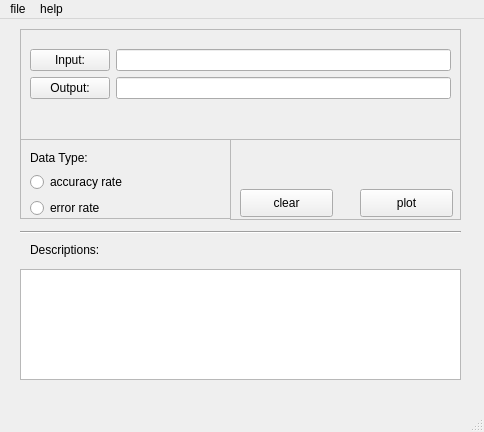
<?xml version="1.0" encoding="UTF-8"?>
<ui version="4.0">
 <class>CdWindow</class>
 <widget class="QMainWindow" name="CdWindow">
  <property name="geometry">
   <rect>
    <x>0</x>
    <y>0</y>
    <width>484</width>
    <height>432</height>
   </rect>
  </property>
  <property name="windowTitle">
   <string>MainWindow</string>
  </property>
  <widget class="QWidget" name="centralwidget">
   <widget class="QFrame" name="frame_file">
    <property name="geometry">
     <rect>
      <x>20</x>
      <y>10</y>
      <width>441</width>
      <height>111</height>
     </rect>
    </property>
    <property name="frameShape">
     <enum>QFrame::StyledPanel</enum>
    </property>
    <property name="frameShadow">
     <enum>QFrame::Raised</enum>
    </property>
    <widget class="QWidget" name="formLayoutWidget">
     <property name="geometry">
      <rect>
       <x>10</x>
       <y>20</y>
       <width>421</width>
       <height>80</height>
      </rect>
     </property>
     <layout class="QFormLayout" name="formLayout">
      <item row="0" column="1">
       <widget class="QLineEdit" name="lineEdit_input"/>
      </item>
      <item row="1" column="1">
       <widget class="QLineEdit" name="lineEdit_output"/>
      </item>
      <item row="0" column="0">
       <widget class="QPushButton" name="pbt_input">
        <property name="text">
         <string>Input:</string>
        </property>
       </widget>
      </item>
      <item row="1" column="0">
       <widget class="QPushButton" name="pbt_output">
        <property name="text">
         <string>Output:</string>
        </property>
       </widget>
      </item>
     </layout>
    </widget>
   </widget>
   <widget class="QFrame" name="frame_dt">
    <property name="geometry">
     <rect>
      <x>20</x>
      <y>120</y>
      <width>211</width>
      <height>80</height>
     </rect>
    </property>
    <property name="frameShape">
     <enum>QFrame::StyledPanel</enum>
    </property>
    <property name="frameShadow">
     <enum>QFrame::Raised</enum>
    </property>
    <widget class="QWidget" name="layoutWidget">
     <property name="geometry">
      <rect>
       <x>10</x>
       <y>10</y>
       <width>133</width>
       <height>69</height>
      </rect>
     </property>
     <layout class="QVBoxLayout" name="verticalLayout">
      <item>
       <widget class="QLabel" name="label_dt">
        <property name="text">
         <string>Data Type:</string>
        </property>
       </widget>
      </item>
      <item>
       <widget class="QRadioButton" name="rbt_ar">
        <property name="text">
         <string>accuracy rate</string>
        </property>
       </widget>
      </item>
      <item>
       <widget class="QRadioButton" name="rbt_er">
        <property name="text">
         <string>error rate</string>
        </property>
       </widget>
      </item>
     </layout>
    </widget>
   </widget>
   <widget class="QFrame" name="frame_plot">
    <property name="geometry">
     <rect>
      <x>230</x>
      <y>120</y>
      <width>231</width>
      <height>81</height>
     </rect>
    </property>
    <property name="frameShape">
     <enum>QFrame::StyledPanel</enum>
    </property>
    <property name="frameShadow">
     <enum>QFrame::Raised</enum>
    </property>
    <widget class="QPushButton" name="pbt_plot">
     <property name="geometry">
      <rect>
       <x>130</x>
       <y>50</y>
       <width>93</width>
       <height>28</height>
      </rect>
     </property>
     <property name="text">
      <string>plot</string>
     </property>
    </widget>
    <widget class="QPushButton" name="pbt_clear">
     <property name="geometry">
      <rect>
       <x>10</x>
       <y>50</y>
       <width>93</width>
       <height>28</height>
      </rect>
     </property>
     <property name="text">
      <string>clear</string>
     </property>
    </widget>
   </widget>
   <widget class="Line" name="line_h1">
    <property name="geometry">
     <rect>
      <x>20</x>
      <y>203</y>
      <width>441</width>
      <height>20</height>
     </rect>
    </property>
    <property name="orientation">
     <enum>Qt::Horizontal</enum>
    </property>
   </widget>
   <widget class="QLabel" name="label_des">
    <property name="geometry">
     <rect>
      <x>30</x>
      <y>220</y>
      <width>121</width>
      <height>21</height>
     </rect>
    </property>
    <property name="text">
     <string>Descriptions:</string>
    </property>
   </widget>
   <widget class="QTextEdit" name="textEdit_des">
    <property name="geometry">
     <rect>
      <x>20</x>
      <y>250</y>
      <width>441</width>
      <height>111</height>
     </rect>
    </property>
   </widget>
  </widget>
  <widget class="QMenuBar" name="menubar">
   <property name="geometry">
    <rect>
     <x>0</x>
     <y>0</y>
     <width>484</width>
     <height>26</height>
    </rect>
   </property>
   <widget class="QMenu" name="menufile">
    <property name="title">
     <string>file</string>
    </property>
    <addaction name="actionopen"/>
    <addaction name="separator"/>
    <addaction name="actionexit"/>
   </widget>
   <widget class="QMenu" name="menuhelp">
    <property name="title">
     <string>help</string>
    </property>
    <addaction name="actionHTC_Homepage"/>
    <addaction name="separator"/>
    <addaction name="actionstyle_requirement"/>
   </widget>
   <addaction name="menufile"/>
   <addaction name="menuhelp"/>
  </widget>
  <widget class="QStatusBar" name="statusbar"/>
  <action name="actionopen">
   <property name="text">
    <string>open</string>
   </property>
  </action>
  <action name="actionexit">
   <property name="text">
    <string>exit</string>
   </property>
  </action>
  <action name="actionHTC_Homepage">
   <property name="text">
    <string>HTC Homepage</string>
   </property>
  </action>
  <action name="actionstyle_requirement">
   <property name="text">
    <string>style requirements</string>
   </property>
  </action>
 </widget>
 <resources/>
 <connections/>
</ui>
